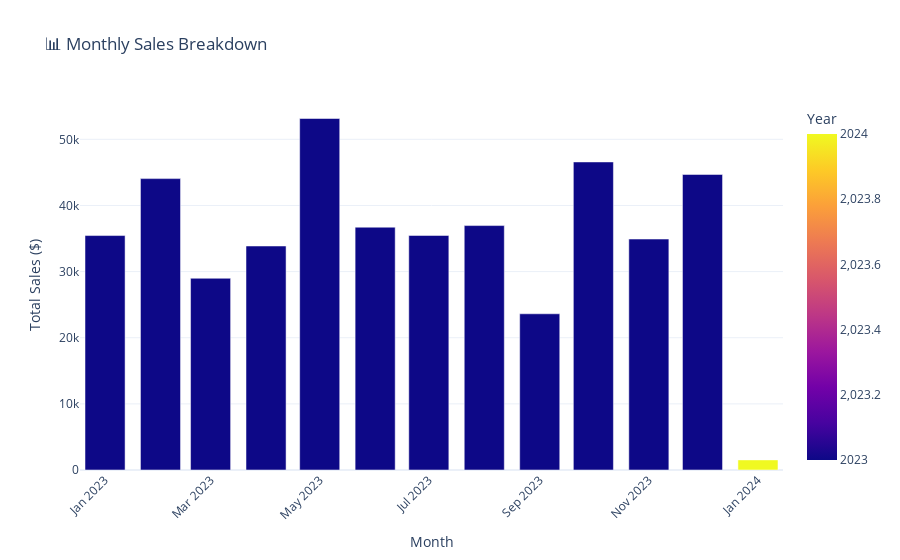

The code cell stored with this chart in its notebook:
### Code cell
# Monthly Sales Breakdown Chart

# Calculate monthly sales
monthly_data = df.groupby(['Year', 'Month', 'MonthName'])['Total Amount'].sum().reset_index()
monthly_data['YearMonth'] = monthly_data['Year'].astype(str) + '-' + monthly_data['Month'].astype(str).str.zfill(2)

fig_monthly = px.bar(
    monthly_data,
    x='YearMonth',
    y='Total Amount',
    color='Year',
    title='📊 Monthly Sales Breakdown',
    labels={'Total Amount': 'Total Sales ($)', 'YearMonth': 'Month'},
    color_discrete_sequence=px.colors.qualitative.Set2
)

fig_monthly.update_layout(
    template='plotly_white',
    height=400,
    showlegend=True,
    xaxis_tickangle=-45
)

fig_monthly.show()

### Figure 1 — Plotly figure (JSON) as saved in the notebook; plotly's stock layout.template omitted (floating-point values rounded to 4 significant figures)
{"data": [{"alignmentgroup": "True", "hovertemplate": "Month=%{x}<br>Total Sales ($)=%{y}<br>Year=%{marker.color}<extra></extra>", "legendgroup": "", "marker": {"color": [2023, 2023, 2023, 2023, 2023, 2023, 2023, 2023, 2023, 2023, 2023, 2023, 2024], "coloraxis": "coloraxis", "pattern": {"shape": ""}}, "name": "", "offsetgroup": "", "orientation": "v", "showlegend": false, "textposition": "auto", "type": "bar", "x": ["2023-01", "2023-02", "2023-03", "2023-04", "2023-05", "2023-06", "2023-07", "2023-08", "2023-09", "2023-10", "2023-11", "2023-12", "2024-01"], "xaxis": "x", "y": [35450, 44060, 28990, 33870, 53150, 36715, 35465, 36960, 23620, 46580, 34920, 44690, 1530], "yaxis": "y"}], "layout": {"autosize": true, "barmode": "relative", "coloraxis": {"colorbar": {"title": {"text": "Year"}}, "colorscale": [[0, "#0d0887"], [0.1111, "#46039f"], [0.2222, "#7201a8"], [0.3333, "#9c179e"], [0.4444, "#bd3786"], [0.5556, "#d8576b"], [0.6667, "#ed7953"], [0.7778, "#fb9f3a"], [0.8889, "#fdca26"], [1, "#f0f921"]]}, "legend": {"tracegroupgap": 0}, "showlegend": true, "title": {"text": "📊 Monthly Sales Breakdown"}, "xaxis": {"anchor": "y", "autorange": true, "domain": [0, 1], "range": ["2022-12-18", "2024-01-15"], "tickangle": -45, "title": {"text": "Month"}, "type": "date"}, "yaxis": {"anchor": "x", "autorange": true, "domain": [0, 1], "range": [0, 55950.0], "title": {"text": "Total Sales ($)"}, "type": "linear"}}}
